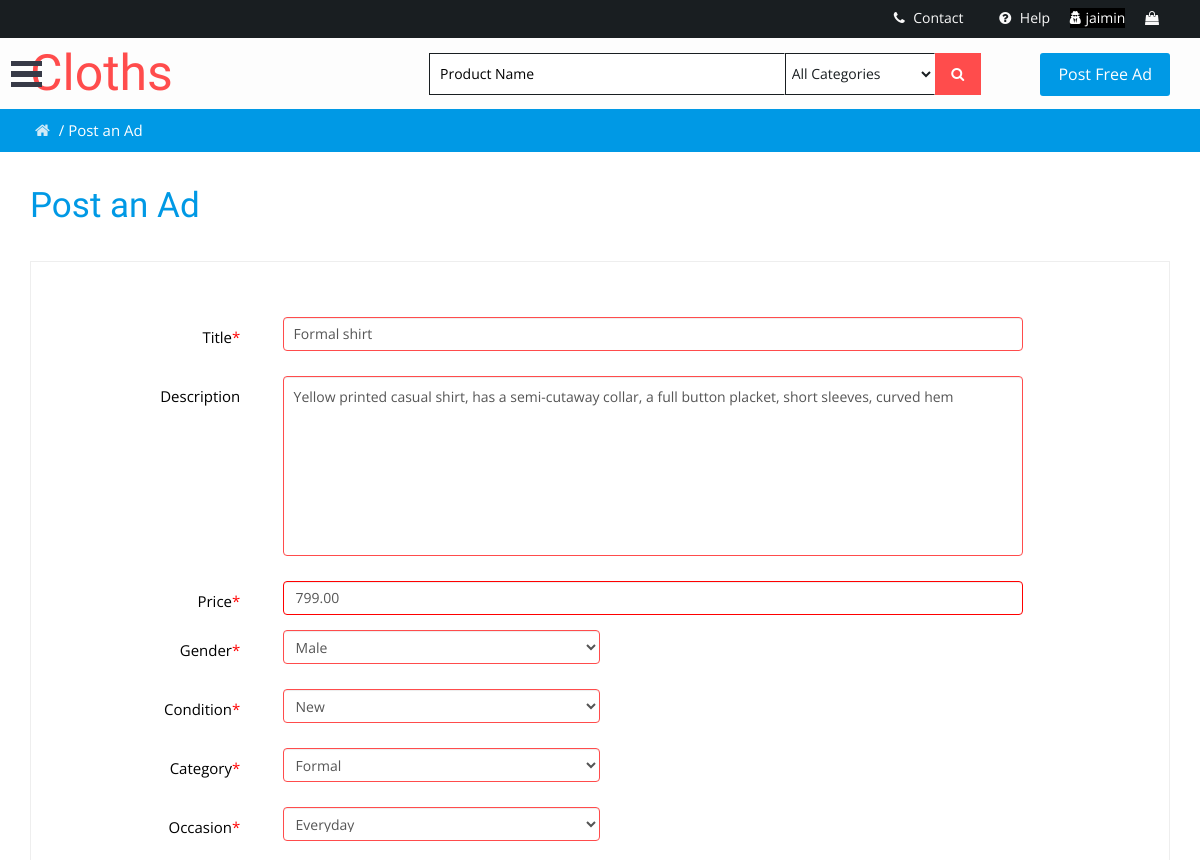
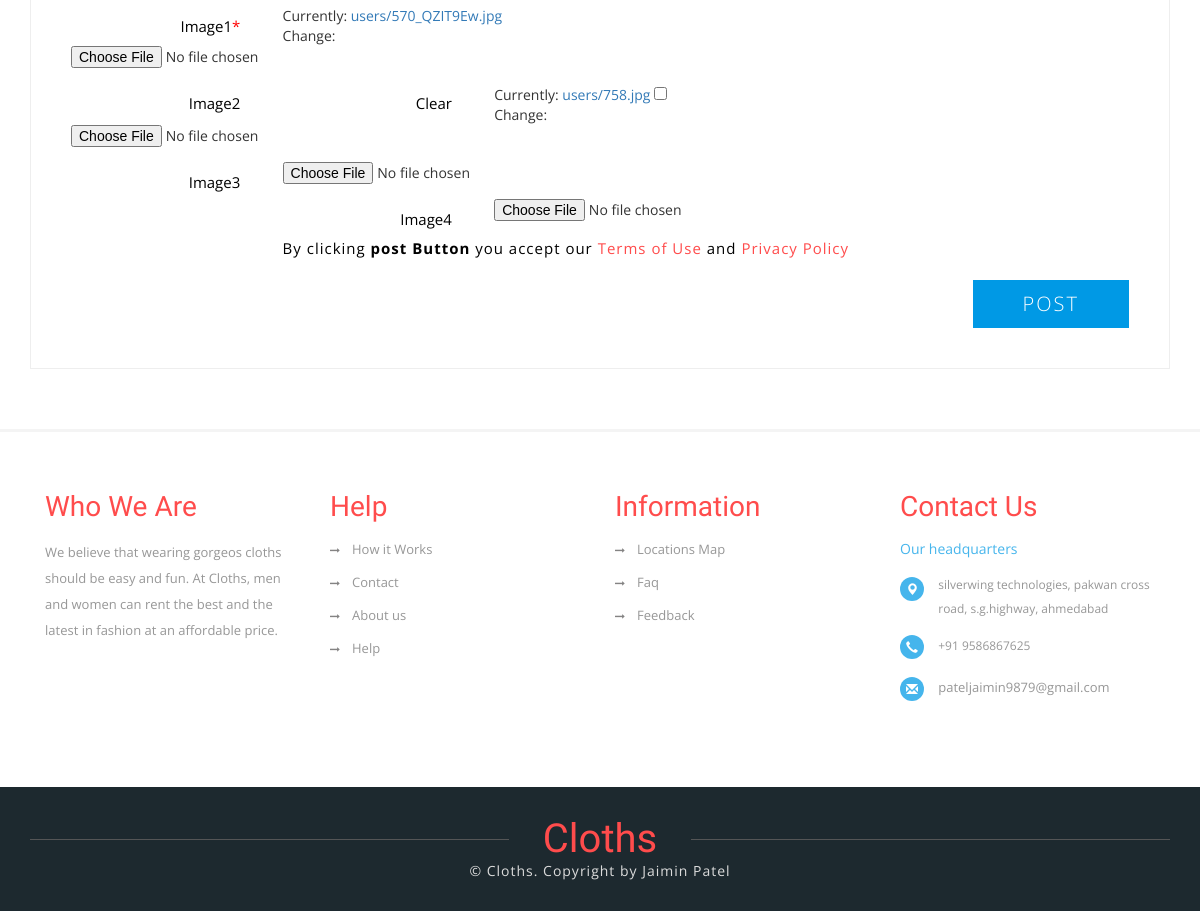
The app's page /Cloths/products/edit/1/ (signed in) with its own data (2 pictures, top to bottom).
### Products/models.py (models this page shows, shortened)
class Product(models.Model):
    GENDER_CHOICES = (
        ('M', 'Male',),
        ('F', 'Female',),
    )
    CONDITION_CHOICES = (
        ('used', 'Used'),
        ('new', 'New')
    )
    CATEGORY_CHOICES = (
        ('traditional','TRADITIONAL'),
        ('formal', 'Formal'),
        ('casual', 'Casual'),
        ('ethnic', 'Erhnic'),
        ('sports', 'Sports'),
        ('western', 'Western'),
        ('t-shirts', 'T-shirts'),
        ('denim', 'Denim'),
        ('kids', 'Kids'),
        ('winter-wears', 'Winter-wears'),
        ('jumpsuits', 'Jumpsuits'),
    )
    OCCASION_CHOICES = (
        ('weddings', 'Weddings'),
        ('sangeet', 'Sangeet'),
        ('party', 'Party'),
        ('everyday', 'Everyday'),
        ('interview', 'Interview'),
        ('gym', 'Gym'),
        ('outings', 'Outings'),
    )
    user = models.ForeignKey(Profile, on_delete=models.CASCADE, blank=True, null=True)
    title = models.CharField(max_length=100, db_index=True)
    description = models.TextField(blank=True)
    price = models.DecimalField(max_digits=10, decimal_places=2, default='99.99')
    gender = models.CharField(max_length=1, choices=GENDER_CHOICES)
    condition = models.CharField(max_length=4, choices=CONDITION_CHOICES)
    category = models.CharField(max_length=17, choices=CATEGORY_CHOICES)
    occasion = models.CharField(max_length=9, choices=OCCASION_CHOICES)
    featured = models.BooleanField(default=False)
    timestamp = models.DateTimeField(auto_now=True)
    sold = models.BooleanField(default=False)
    image1 = models.ImageField(upload_to=upload_image_path)
    image2 = models.ImageField(upload_to=upload_image_path, null=True, blank=True)
    image3 = models.ImageField(upload_to=upload_image_path, null=True, blank=True)
    image4 = models.ImageField(upload_to=upload_image_path, null=True, blank=True)
    smart1 = ImageSpecField(source='image1', processors=[ResizeToFill(250, 250)], format='JPEG', options={'quality': 99})
    smart2 = ImageSpecField(source='image2', processors=[SmartResize(250, 250)], format = 'JPEG', options={'quality': 99})
    smart3 = ImageSpecField(source='image3', processors=[SmartResize(250, 250)], format = 'JPEG', options={'quality': 99})
    smart4 = ImageSpecField(source='image4', processors=[SmartResize(250, 250)], format = 'JPEG', options={'quality': 99})
    class Meta:
        db_table = 'Product'

### Products/views.py (the view)
# urls.py: url(r'^edit/(?P<pk>\d+)/$', edit, name="edit"),
@login_required
def edit(request, pk):
    template = 'post.html'
    product = get_object_or_404(Product, pk=pk)
    form = ProductForm(request.POST or None,request.FILES or None, instance=product)
    if form.is_valid():
        form.save()
        messages.success(request, 'Succesfully Edited')
        return redirect('myproducts')
    return render(request, template, {'form': form})

### Products/forms.py
class ProductForm(ModelForm):
    class Meta:
        model = Product
        fields = ['title','description','price','gender','condition','category','occasion','featured','image1','image2','image3','image4']

### templates/post.html (shortened to what this page needs)
{% load static %}
{% load crispy_forms_tags %}
{% include 'common/header.html' %}
<div class="w3layouts-breadcrumbs text-center">
    <div class="container">
        <span class="agile-breadcrumbs"><a href="{% url 'home' %}"><i class="fa fa-home home_1"></i></a> / <span>Post an Ad</span></span>
    </div>
</div>
<div class="submit-ad main-grid-border">
    <div class="container">
        <h2 class="w3-head">Post an Ad</h2>
        <div class="post-ad-form">
            <form method="post" enctype="multipart/form-data"> {% csrf_token %}
                {{ form.title|as_crispy_field }}
                {{ form.description|as_crispy_field }}
                {{ form.price|as_crispy_field }}
                {{ form.gender|as_crispy_field }}
                {{ form.condition|as_crispy_field }}
                {{ form.category|as_crispy_field }}
                {{ form.occasion|as_crispy_field }}
                {{ form.image1|as_crispy_field }}
                {{ form.image2|as_crispy_field }}
                {{ form.image3|as_crispy_field }}
                {{ form.image4|as_crispy_field }}
                <div class="clearfix"></div>
                <p class="post-terms">By clicking <strong>post Button</strong> you accept our <a href="terms.html" target="_blank">Terms of Use </a> and <a href="privacy.html" target="_blank">Privacy Policy</a></p>
                <input type="submit" value="Post">
                <div class="clearfix"></div>
            </form>
        </div>
    </div>
</div>
{% include 'common/footer.html' %}

### templates/common/header.html (shortened to what this page needs)
{% load static %}
<!DOCTYPE html>
<html lang="en">
<head>
<link rel="stylesheet" href='{% static "css/bootstrap.min.css" %}'>
<link rel="stylesheet" href='{% static "css/bootstrap-select.css" %}'>
<link rel="stylesheet" href='{% static "css/style.css" %}' type="text/css" media="all" />
<link rel="stylesheet" href='{% static "css/flexslider.css" %}' type="text/css" media="screen" />
<link rel="stylesheet" href='{% static "css/font-awesome.min.css" %}' />
<link rel="stylesheet" href='{% static "css/menu_sideslide.css"%}' type="text/css" media="all">
<link rel="stylesheet" href='{% static "css/toastr.css"%}' type="text/css" media="all">
<link rel="stylesheet" href='{% static "css/toastr.min.css"%}' type="text/css" media="all">
<link href='{% static "css/jquery.uls.css" %}' rel="stylesheet"/>
<link href='{% static "css/jquery.uls.grid.css" %}' rel="stylesheet"/>
<link href='{% static "css/jquery.uls.lcd.css" %}' rel="stylesheet"/>
	<link rel="stylesheet" type="text/css" href='{% static "css/easy-responsive-tabs.css" %}' />
</head>
<body>
<body>
		<div class="agiletopbar">
			<div class="wthreenavigation">
			<button class="menu-button" id="open-button"> </button>
			</div>
		</div>
	<header>
		<div class="w3ls-header">
			<div class="w3ls-header-right">
				<ul>
                    <li class="dropdown head-dpdn">
						<a href='{% url "contact" %}' aria-expanded="false"><i class="fa fa-phone" aria-hidden="true"></i> Contact</a>
					</li>
					<li class="dropdown head-dpdn">
						<a href='{% url "help" %}'><i class="fa fa-question-circle" aria-hidden="true"></i> Help</a>
					</li>
                    {% if not request.user.is_authenticated %}
                    <li class="dropdown head-dpdn">
						<a href="{% url 'account_login' %}" aria-expanded="false"><i class="fa fa-user" aria-hidden="true"></i> Sign In</a>
					</li>
                    {% else %}
					    <div class="dropdown1">
							<button class="dropbtn"><i class="fa fa-user-secret" aria-hidden="true"></i> {{ request.user.username }}
							</button>
						</div>
					{% endif %}
					<li class="dropdown head-dpdn">
						<a href="{% url 'products' %}" aria-expanded="false"><i class="fa fa-shopping-bag" aria-hidden="true"></i></i> </a>
					</li>
                </ul>
			</div>
        <div class="clearfix"> </div>
		</div>
		<div class="container">
			<div class="agile-its-header">
				<div class="logo">
					<h1><a href="{% url 'home' %}">Cloths</a></h1>
				</div>
				<div class="agileits_search">
					<form action="{% url 'search1' %}" method="get">
						<input name="product" type="text" placeholder="Product Name" required="" />
						<select id="agileinfo_search" name="category" required="">
							<option value="">All Categories</option>
						</select>
						<button type="submit" class="btn btn-default" aria-label="Left Align">
							<i class="fa fa-search" aria-hidden="true"> </i>
						</button>
					</form>
				<a class="post-w3layouts-ad" href='{% url 'new' %}'>Post Free Ad</a>
				</div>
			</div>
		</div>
	</header>

### static/static/css/menu_sideslide.css (style rules this page uses)
.menu-button { position: absolute; z-index: 1000; margin: 13px; padding: 0; width: 2.5em; height: 2.25em; border: none; text-indent: 2.5em; font-size: 1.5em; color: transparent; background: transparent; outline:none; top: 37px; }
.menu-button::before { position: absolute; top: 0.5em; right: 0.5em; bottom: 0.5em; left: 0.5em; background: linear-gradient(#373a47 20%, transparent 20%, transparent 40%, #373a47 40%, #373a47 60%, transparent 60%, transparent 80%, #373a47 80%); content: ''; }
@media (max-width: 1280px) { .menu-button { margin: 13px 0; } }

### static/static/css/easy-responsive-tabs.css (style rules this page uses)
ul.resp-tabs-list, p { margin: 0px; padding: 0px; }

### templates/common/header.html (style rules this page uses)
.dropbtn { background-color: #000000; color: #FFFFFF; border: none; cursor: pointer; }
.dropdown1 { position: relative; display: inline-block; }

### records on screen
Product: title "Formal shirt", description "Yellow printed casual shirt, has a semi-cutaway collar, a full button placket, short sleeves, curved hem", price "799.00", gender "Male", condition "New", category "Formal", occasion "Everyday"

### other values on screen
{{ request.user.username }} "jaimin"
